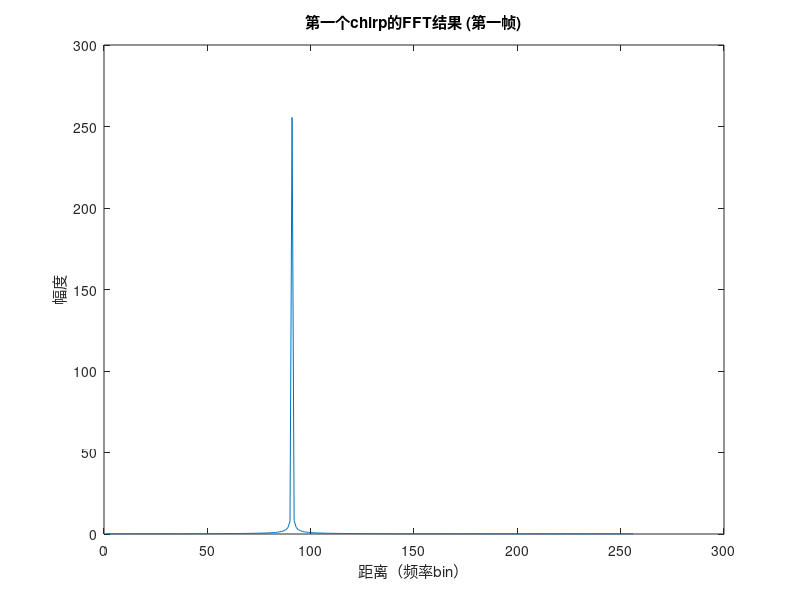
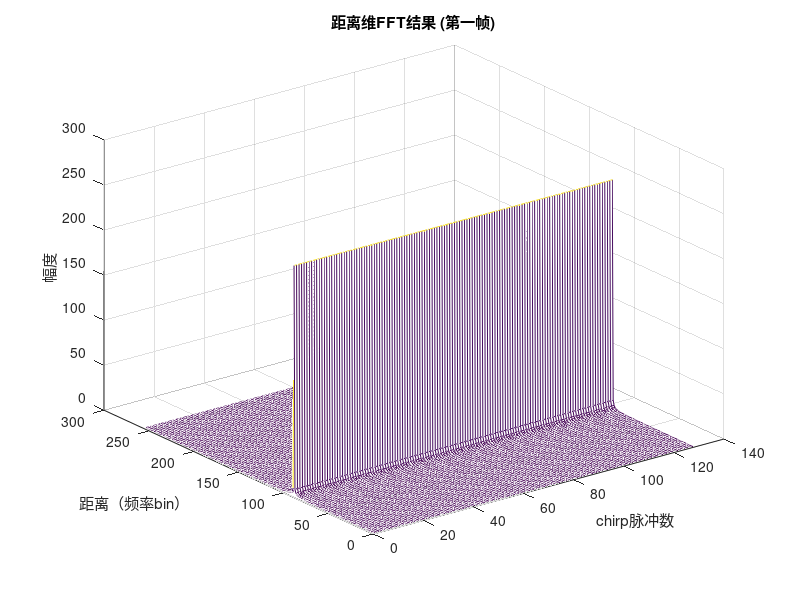
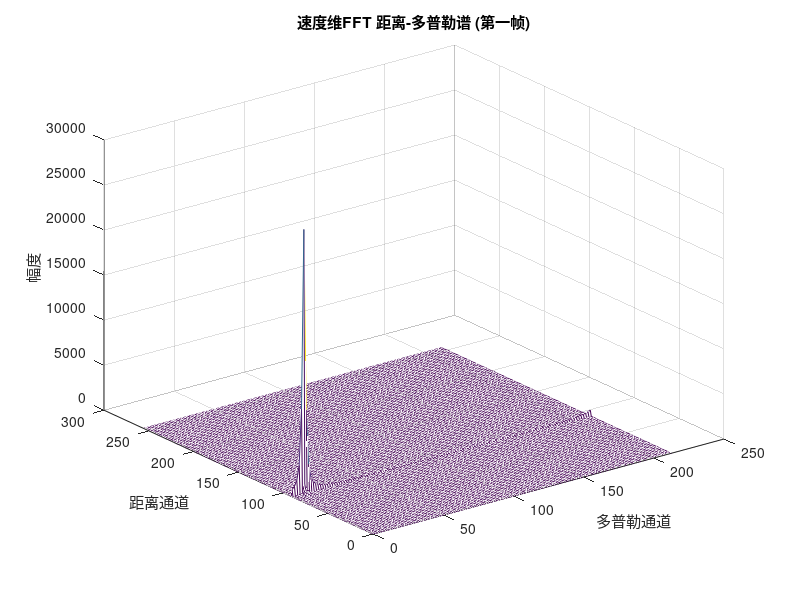
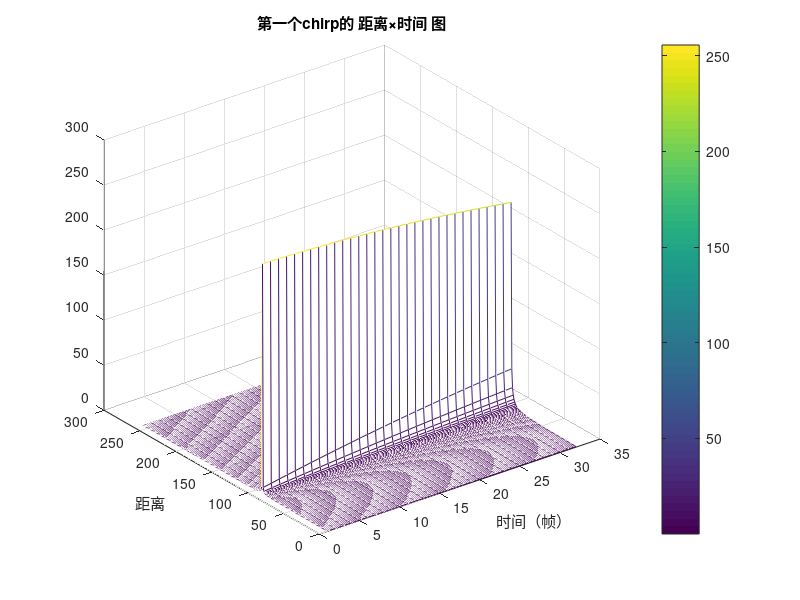

Recreate these plots in MATLAB, in order.
%% 三维 Sample × Chirp × Frame FMCW 仿真（exp 解析信号版本）
clear; close all; clc;

%% 雷达系统参数设置
fc= 77e9;             % 雷达工作频率
c = 3e8;              % 光速

%% FMCW波形参数设置
maxR = 200;           % 最大探测距离
rangeRes = 1;         % 距离分辨率
maxV = 20;            % 最大速度（未显式使用）
B = c/(2*rangeRes);   % 带宽
Nd=128;               % chirp数
Nr=256;               % 采样点数
Nf=32;                % 帧数（新增）
Tchirp = 5 * 2 * maxR/c;  
endle_time=2.5e-6;    

vres=(c/fc)/(2*Nd*(Tchirp+endle_time)); % 速度分辨率

%% 用户目标参数
r0 = rangeRes*90;     % 初始距离
v0 = vres*5;          % 速度

%% 调频斜率
slope = B / Tchirp; 

%% 数据存储 (三维矩阵 Nr × Nd × Nf)
Mix = zeros(Nr, Nd, Nf);   % 复数混频信号（已为基带）

%% 逐帧生成数据（解析信号，exp 形式）
for f = 1:Nf
    % 本帧总时长 Nd*Tchirp，对应 Nr*Nd 个采样点
    t_frame = linspace(0, Nd*Tchirp, Nr*Nd); 
    
    % 帧起始距离（目标按恒速匀移）
    r0_frame = r0 + v0*(f-1)*(Nd*Tchirp); 
    
    % 目标往返时延
    r_t = r0_frame + v0*t_frame;     % 距离随时间
    td  = 2*r_t/c;                    % 延迟
    
    % 发射/接收相位
    phi_tx = 2*pi*( fc*t_frame + 0.5*slope.*t_frame.^2 );
    phi_rx = 2*pi*( fc*(t_frame-td) + 0.5*slope.*(t_frame-td).^2 );
    
    % 解析信号（复指数）
    Tx = exp(1j*phi_tx);
    Rx = exp(1j*phi_rx);
    
    % 复数共轭解调，直接得到拍频基带
    mix_frame = Tx .* conj(Rx);    % 已是基带复信号
    
    % 转成 Nr × Nd 并写入本帧
    Mix(:,:,f) = reshape(mix_frame, Nr, Nd);
end

%% 一些坐标轴
doppler_axis = linspace(0,128,Nd)*vres;
range_axis   = linspace(0,256,Nr)*rangeRes;

%% 1️⃣ 第一张图：第一帧的第一个 chirp 的 距离FFT 曲线
range_fft_firstchirp = abs( fft( Mix(:,1,1) ) );
figure;
plot(range_fft_firstchirp);
xlabel('距离（频率bin）');
ylabel('幅度');
title('第一个chirp的FFT结果 (第一帧)');

%% 2️⃣ 第二张图：第一帧所有chirp 的 距离维FFT谱矩阵（Nr × Nd）
sig_fft1 = fft( Mix(:,:,1), [], 1 );   % 对第1维（采样/距离）做FFT
sig_fft  = abs(sig_fft1);

figure;
mesh(sig_fft);
ylabel('距离（频率bin）');
xlabel('chirp脉冲数');
zlabel('幅度');
title('距离维FFT结果 (第一帧)');

%% 3️⃣ 第三张图：第一帧的 距离-多普勒谱（先距FFT，再沿chirp做多普勒FFT）
sig_fft2 = fft( sig_fft1, [], 2 );     % 对第2维（chirp）做FFT
RDM = abs(sig_fft2);

figure;
mesh(doppler_axis, range_axis, RDM);
xlabel('多普勒通道'); ylabel('距离通道'); zlabel('幅度');
title('速度维FFT 距离-多普勒谱 (第一帧)');

%% 4️⃣ 新增图：第一个 chirp 的 距离×时间（帧）热力图
range_time_map = zeros(Nr, Nf);
for f = 1:Nf
    range_time_map(:,f) = abs( fft( Mix(:,1,f) ) );
end

figure;
mesh(1:Nf, range_axis, range_time_map);
set(gca,'YDir','normal');
xlabel('时间（帧）');
ylabel('距离');
title('第一个chirp的 距离×时间 图');
colorbar;
